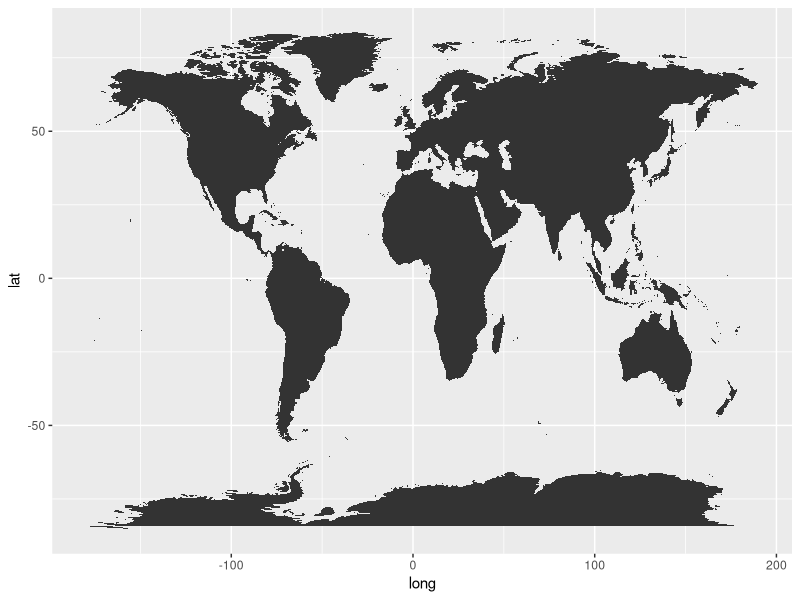

Source code (R):
## ---- chunk 1
library(ggplot2)
## ---- chunk 2
world_map <- map_data("world")
## ---- chunk 3
ggplot(world_map, aes(x=long, y = lat, group = group)) +
  geom_polygon() 
